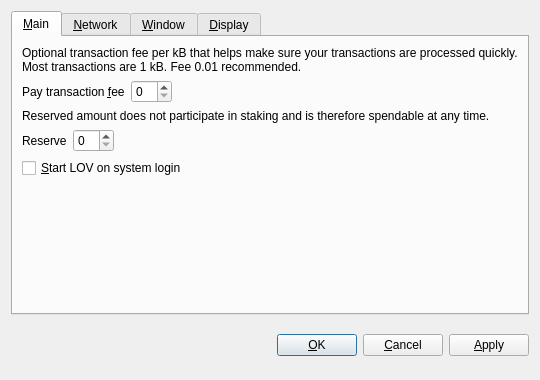
<?xml version="1.0" encoding="UTF-8"?>
<ui version="4.0">
 <class>OptionsDialog</class>
 <widget class="QDialog" name="OptionsDialog">
  <property name="geometry">
   <rect>
    <x>0</x>
    <y>0</y>
    <width>540</width>
    <height>380</height>
   </rect>
  </property>
  <property name="windowTitle">
   <string>Options</string>
  </property>
  <property name="modal">
   <bool>true</bool>
  </property>
  <layout class="QVBoxLayout" name="verticalLayout">
   <item>
    <widget class="QTabWidget" name="tabWidget">
     <property name="tabPosition">
      <enum>QTabWidget::North</enum>
     </property>
     <property name="currentIndex">
      <number>0</number>
     </property>
     <widget class="QWidget" name="tabMain">
      <attribute name="title">
       <string>&amp;Main</string>
      </attribute>
      <layout class="QVBoxLayout" name="verticalLayout_Main">
       <item>
        <widget class="QLabel" name="transactionFeeInfoLabel">
         <property name="text">
          <string>Optional transaction fee per kB that helps make sure your transactions are processed quickly. Most transactions are 1 kB. Fee 0.01 recommended.</string>
         </property>
         <property name="textFormat">
          <enum>Qt::PlainText</enum>
         </property>
         <property name="wordWrap">
          <bool>true</bool>
         </property>
        </widget>
       </item>
       <item>
        <layout class="QHBoxLayout" name="horizontalLayoutFee">
         <item>
          <widget class="QLabel" name="transactionFeeLabel">
           <property name="text">
            <string>Pay transaction &amp;fee</string>
           </property>
           <property name="textFormat">
            <enum>Qt::PlainText</enum>
           </property>
           <property name="buddy">
            <cstring>transactionFee</cstring>
           </property>
          </widget>
         </item>
         <item>
          <widget class="BitcoinAmountField" name="transactionFee"/>
         </item>
         <item>
          <spacer name="horizontalSpacerFee">
           <property name="orientation">
            <enum>Qt::Horizontal</enum>
           </property>
           <property name="sizeHint" stdset="0">
            <size>
             <width>40</width>
             <height>20</height>
            </size>
           </property>
          </spacer>
         </item>
        </layout>
       </item>
       <item>
        <widget class="QLabel" name="reserveBalanceInfoLabel">
         <property name="text">
          <string>Reserved amount does not participate in staking and is therefore spendable at any time.</string>
         </property>
         <property name="textFormat">
          <enum>Qt::PlainText</enum>
         </property>
         <property name="wordWrap">
          <bool>true</bool>
         </property>
        </widget>
       </item>
       <item>
        <layout class="QHBoxLayout" name="horizontalLayoutReserveBalance">
         <item>
          <widget class="QLabel" name="reserveBalanceLabel">
           <property name="text">
            <string>Reserve</string>
           </property>
           <property name="textFormat">
            <enum>Qt::PlainText</enum>
           </property>
           <property name="buddy">
            <cstring>reserveBalance</cstring>
           </property>
          </widget>
         </item>
         <item>
          <widget class="BitcoinAmountField" name="reserveBalance"/>
         </item>
         <item>
          <spacer name="horizontalSpacerReserveBalance">
           <property name="orientation">
            <enum>Qt::Horizontal</enum>
           </property>
           <property name="sizeHint" stdset="0">
            <size>
             <width>40</width>
             <height>20</height>
            </size>
           </property>
          </spacer>
         </item>
        </layout>
       </item>
       <item>
        <widget class="QCheckBox" name="bitcoinAtStartup">
         <property name="toolTip">
          <string>Automatically start LOV after logging in to the system.</string>
         </property>
         <property name="text">
          <string>&amp;Start LOV on system login</string>
         </property>
        </widget>
       </item>
       <item>
        <spacer name="verticalSpacer_Main">
         <property name="orientation">
          <enum>Qt::Vertical</enum>
         </property>
         <property name="sizeHint" stdset="0">
          <size>
           <width>20</width>
           <height>40</height>
          </size>
         </property>
        </spacer>
       </item>
      </layout>
     </widget>
     <widget class="QWidget" name="tabNetwork">
      <attribute name="title">
       <string>&amp;Network</string>
      </attribute>
      <layout class="QVBoxLayout" name="verticalLayout_Network">
       <item>
        <widget class="QCheckBox" name="mapPortUpnp">
         <property name="toolTip">
          <string>Automatically open the LOV client port on the router. This only works when your router supports UPnP and it is enabled.</string>
         </property>
         <property name="text">
          <string>Map port using &amp;UPnP</string>
         </property>
        </widget>
       </item>
       <item>
        <widget class="QCheckBox" name="connectSocks">
         <property name="toolTip">
          <string>Connect to the LOV network through a SOCKS5 proxy (e.g. when connecting through Tor).</string>
         </property>
         <property name="text">
          <string>&amp;Connect through SOCKS5 proxy:</string>
         </property>
        </widget>
       </item>
       <item>
        <layout class="QHBoxLayout" name="horizontalLayout_Network">
         <item>
          <widget class="QLabel" name="proxyIpLabel">
           <property name="text">
            <string>Proxy &amp;IP:</string>
           </property>
           <property name="textFormat">
            <enum>Qt::PlainText</enum>
           </property>
           <property name="buddy">
            <cstring>proxyIp</cstring>
           </property>
          </widget>
         </item>
         <item>
          <widget class="QValidatedLineEdit" name="proxyIp">
           <property name="maximumSize">
            <size>
             <width>140</width>
             <height>16777215</height>
            </size>
           </property>
           <property name="toolTip">
            <string>IP address of the proxy (e.g. 127.0.0.1)</string>
           </property>
          </widget>
         </item>
         <item>
          <widget class="QLabel" name="proxyPortLabel">
           <property name="text">
            <string>&amp;Port:</string>
           </property>
           <property name="textFormat">
            <enum>Qt::PlainText</enum>
           </property>
           <property name="buddy">
            <cstring>proxyPort</cstring>
           </property>
          </widget>
         </item>
         <item>
          <widget class="QLineEdit" name="proxyPort">
           <property name="maximumSize">
            <size>
             <width>55</width>
             <height>16777215</height>
            </size>
           </property>
           <property name="toolTip">
            <string>Port of the proxy (e.g. 9050)</string>
           </property>
          </widget>
         </item>
         <item>
          <spacer name="horizontalSpacer_Network">
           <property name="orientation">
            <enum>Qt::Horizontal</enum>
           </property>
           <property name="sizeHint" stdset="0">
            <size>
             <width>40</width>
             <height>20</height>
            </size>
           </property>
          </spacer>
         </item>
        </layout>
       </item>
       <item>
        <spacer name="verticalSpacer_Network">
         <property name="orientation">
          <enum>Qt::Vertical</enum>
         </property>
         <property name="sizeHint" stdset="0">
          <size>
           <width>20</width>
           <height>40</height>
          </size>
         </property>
        </spacer>
       </item>
      </layout>
     </widget>
     <widget class="QWidget" name="tabWindow">
      <attribute name="title">
       <string>&amp;Window</string>
      </attribute>
      <layout class="QVBoxLayout" name="verticalLayout_Window">
       <item>
        <widget class="QCheckBox" name="minimizeToTray">
         <property name="toolTip">
          <string>Show only a tray icon after minimizing the window.</string>
         </property>
         <property name="text">
          <string>&amp;Minimize to the tray instead of the taskbar</string>
         </property>
        </widget>
       </item>
       <item>
        <widget class="QCheckBox" name="minimizeOnClose">
         <property name="toolTip">
          <string>Minimize instead of exit the application when the window is closed. When this option is enabled, the application will be closed only after selecting Quit in the menu.</string>
         </property>
         <property name="text">
          <string>M&amp;inimize on close</string>
         </property>
        </widget>
       </item>
       <item>
        <spacer name="verticalSpacer_Window">
         <property name="orientation">
          <enum>Qt::Vertical</enum>
         </property>
         <property name="sizeHint" stdset="0">
          <size>
           <width>20</width>
           <height>40</height>
          </size>
         </property>
        </spacer>
       </item>
      </layout>
     </widget>
     <widget class="QWidget" name="tabDisplay">
      <attribute name="title">
       <string>&amp;Display</string>
      </attribute>
      <layout class="QVBoxLayout" name="verticalLayout_Display">
       <item>
        <layout class="QHBoxLayout" name="horizontalLayout_1_Display">
         <item>
          <widget class="QLabel" name="langLabel">
           <property name="text">
            <string>User Interface &amp;language:</string>
           </property>
           <property name="textFormat">
            <enum>Qt::PlainText</enum>
           </property>
           <property name="buddy">
            <cstring>lang</cstring>
           </property>
          </widget>
         </item>
         <item>
          <widget class="QValueComboBox" name="lang">
           <property name="toolTip">
            <string>The user interface language can be set here. This setting will take effect after restarting LOV.</string>
           </property>
          </widget>
         </item>
        </layout>
       </item>
       <item>
        <layout class="QHBoxLayout" name="horizontalLayout_2_Display">
         <item>
          <widget class="QLabel" name="unitLabel">
           <property name="text">
            <string>&amp;Unit to show amounts in:</string>
           </property>
           <property name="textFormat">
            <enum>Qt::PlainText</enum>
           </property>
           <property name="buddy">
            <cstring>unit</cstring>
           </property>
          </widget>
         </item>
         <item>
          <widget class="QValueComboBox" name="unit">
           <property name="toolTip">
            <string>Choose the default subdivision unit to show in the interface and when sending coins.</string>
           </property>
          </widget>
         </item>
        </layout>
       </item>
       <item>
        <widget class="QCheckBox" name="coinControlFeatures">
         <property name="toolTip">
          <string>Whether to show coin control features or not.</string>
         </property>
         <property name="text">
          <string>Display coin &amp;control features (experts only!)</string>
         </property>
        </widget>
       </item>
       <item>
        <widget class="QCheckBox" name="minimizeCoinAge">
         <property name="toolTip">
          <string>Whether to select the coin outputs randomly or with minimal coin age.</string>
         </property>
         <property name="text">
          <string>Minimize weight consumption (experimental)</string>
         </property>
        </widget>
       </item>
       <item>
        <widget class="QCheckBox" name="useBlackTheme">
         <property name="text">
          <string>Use LOV visual theme (requires restart)</string>
         </property>
        </widget>
       </item>
       <item>
        <spacer name="verticalSpacer_Display">
         <property name="orientation">
          <enum>Qt::Vertical</enum>
         </property>
         <property name="sizeHint" stdset="0">
          <size>
           <width>20</width>
           <height>40</height>
          </size>
         </property>
        </spacer>
       </item>
      </layout>
     </widget>
    </widget>
   </item>
   <item>
    <layout class="QHBoxLayout" name="horizontalLayout_Buttons">
     <item>
      <spacer name="horizontalSpacer_1">
       <property name="orientation">
        <enum>Qt::Horizontal</enum>
       </property>
       <property name="sizeHint" stdset="0">
        <size>
         <width>40</width>
         <height>48</height>
        </size>
       </property>
      </spacer>
     </item>
     <item>
      <widget class="QLabel" name="statusLabel">
       <property name="font">
        <font>
         <weight>75</weight>
         <bold>true</bold>
        </font>
       </property>
       <property name="text">
        <string/>
       </property>
       <property name="textFormat">
        <enum>Qt::PlainText</enum>
       </property>
       <property name="wordWrap">
        <bool>true</bool>
       </property>
      </widget>
     </item>
     <item>
      <spacer name="horizontalSpacer_2">
       <property name="orientation">
        <enum>Qt::Horizontal</enum>
       </property>
       <property name="sizeHint" stdset="0">
        <size>
         <width>40</width>
         <height>48</height>
        </size>
       </property>
      </spacer>
     </item>
     <item>
      <widget class="QPushButton" name="okButton">
       <property name="text">
        <string>&amp;OK</string>
       </property>
      </widget>
     </item>
     <item>
      <widget class="QPushButton" name="cancelButton">
       <property name="text">
        <string>&amp;Cancel</string>
       </property>
       <property name="autoDefault">
        <bool>false</bool>
       </property>
      </widget>
     </item>
     <item>
      <widget class="QPushButton" name="applyButton">
       <property name="text">
        <string>&amp;Apply</string>
       </property>
       <property name="autoDefault">
        <bool>false</bool>
       </property>
      </widget>
     </item>
    </layout>
   </item>
  </layout>
 </widget>
 <customwidgets>
  <customwidget>
   <class>BitcoinAmountField</class>
   <extends>QSpinBox</extends>
   <header>bitcoinamountfield.h</header>
  </customwidget>
  <customwidget>
   <class>QValueComboBox</class>
   <extends>QComboBox</extends>
   <header>qvaluecombobox.h</header>
  </customwidget>
  <customwidget>
   <class>QValidatedLineEdit</class>
   <extends>QLineEdit</extends>
   <header>qvalidatedlineedit.h</header>
  </customwidget>
 </customwidgets>
 <resources/>
 <connections/>
</ui>
